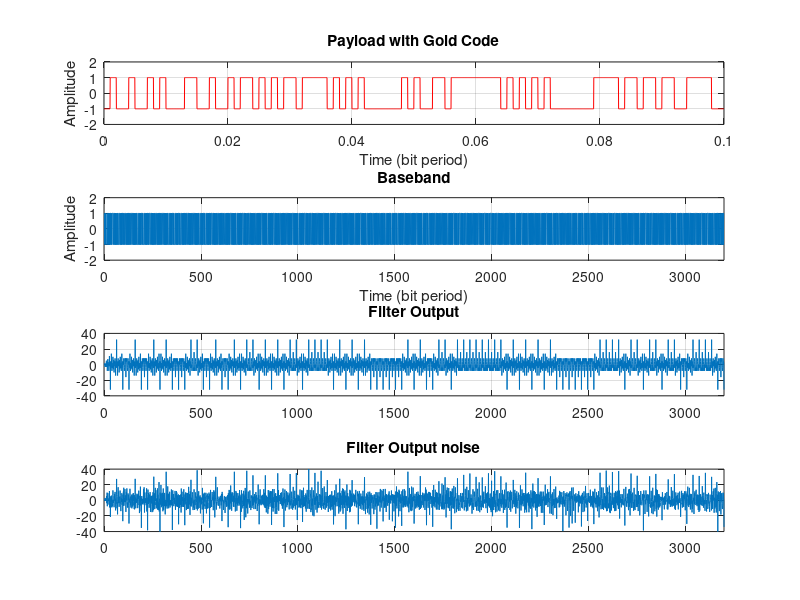

The MATLAB script that drew this image:
clc all;
pkg load communications;
pkg load signal;
pkg load image;
format long;
%GENERATION OF GOLD CODE
clc,clear all; close all;
g1=[0 0 1 0 0 0 0 0 0 1]; % COULDN'T FIND THE ACTUAL VALUE TAKEN RANDOM FOR NOW
g2=[1 1 1 0 1 0 0 1 1 1]; 
n=10;
g1_f=[];
g2_f=[];
N =32; % NUMBER OF BITS IN GOLDCODE
for i=1:N
  g1_f= [ g1_f g1(10) ];
  g1_temp=xor(g1(3),g1(10));
  g1(2:n)=g1(1:n-1);
  g1(1)=g1_temp;
  g2_f= [ g2_f g2(10) ];
  g2_temp = xor(g2(2),g2(3),g2(6),g2(8),g2(9),g2(10));
  g2(2:n)=g2(1:n-1);
  g2(1)=g2_temp; 
endfor
g=xor(g1_f,g2_f);
% POLAR CONVERSION
for m =1:length(g)
  if g(m)==0
    polar_gcode(m)=-1;
  else 
    polar_gcode(m)=1;
  end
endfor
% GENERATION OF PAYLOAD
fs = 32000;
time = 0:1/fs:.1-1/fs;
payload = 2*(rand(1,100) > 0.5)-1
payload1 = reshape(repmat(payload,32,1),1,3200);
% REPEATING GOLDCODE TO MATCH THE PAYLOAD 
gold_g= repmat(polar_gcode,1,100);
baseband= payload1.*gold_g;
baseband_n=awgn(baseband,1);

% CORRELATION OR FILTER
cc= filter(fliplr(polar_gcode),1,baseband);
cc1 = cc(32:32:end);
cc_out=cc1/32;
##plot(1:32:3200,cc(1:32:end),'ro');
cc_n=filter(fliplr(polar_gcode),1,baseband_n);
cc1_n = cc_n(32:32:end);
cc_nout=cc1_n/32
% GRAPHS
subplot(4,1,1);
plot(time,payload1,'r');
xlabel('Time (bit period)');ylabel('Amplitude');
title('Payload with Gold Code');
axis([0 0.1 -2 2]);grid  on;
##hold on;
##plot(time,gold_g);
subplot(4,1,2);
plot(baseband);
xlabel('Time (bit period)');ylabel('Amplitude');
title('Baseband');
axis([-1 3200 -2.0 2.0]);
grid on;
subplot(4,1,3)
plot(cc);
axis([-1 3200 -40.0 40.0]);
title("Filter Output");
grid on;
subplot(4,1,4)
plot(cc_n);
#hold on ; plot(cc_n,'ro')
axis([-1 3200 -40.0 40.0]);
title("Filter Output noise");
grid on;
######################
##for k=2:length(cc_n)-1
##if (cc_n(k)>cc_n(k-1)&&cc_n(k)>cc_n(k+1)&&cc_n(k)>20)||(cc_n(k)<cc_n(k-1)&&cc_n(k)<cc_n(k+1)&&cc_n(k)<-20)
##k
##disp('peak');
##end
##endfor
psnr(cc_n,cc)
psnr(cc,cc_n)
